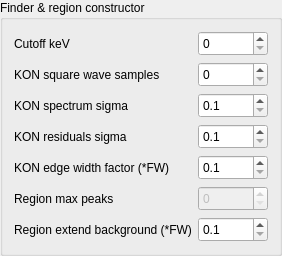
         <widget class="QGroupBox" name="groupBox">
          <property name="enabled">
           <bool>true</bool>
          </property>
          <property name="title">
           <string>Finder &amp;&amp; region constructor</string>
          </property>
          <layout class="QGridLayout" name="gridLayout">
           <item row="0" column="0">
            <layout class="QHBoxLayout" name="horizontalLayout">
             <item>
              <widget class="QLabel" name="label">
               <property name="minimumSize">
                <size>
                 <width>0</width>
                 <height>25</height>
                </size>
               </property>
               <property name="maximumSize">
                <size>
                 <width>16777215</width>
                 <height>25</height>
                </size>
               </property>
               <property name="text">
                <string>Cutoff keV</string>
               </property>
              </widget>
             </item>
             <item>
              <widget class="QSpinBox" name="spinFinderCutoffKeV">
               <property name="minimumSize">
                <size>
                 <width>70</width>
                 <height>25</height>
                </size>
               </property>
               <property name="maximumSize">
                <size>
                 <width>70</width>
                 <height>25</height>
                </size>
               </property>
               <property name="maximum">
                <number>3000</number>
               </property>
               <property name="singleStep">
                <number>5</number>
               </property>
              </widget>
             </item>
            </layout>
           </item>
           <item row="1" column="0">
            <layout class="QHBoxLayout" name="horizontalLayout_2">
             <item>
              <widget class="QLabel" name="label_2">
               <property name="minimumSize">
                <size>
                 <width>0</width>
                 <height>25</height>
                </size>
               </property>
               <property name="maximumSize">
                <size>
                 <width>16777215</width>
                 <height>25</height>
                </size>
               </property>
               <property name="text">
                <string>KON square wave samples</string>
               </property>
              </widget>
             </item>
             <item>
              <widget class="QSpinBox" name="spinKONwidth">
               <property name="minimumSize">
                <size>
                 <width>70</width>
                 <height>25</height>
                </size>
               </property>
               <property name="maximumSize">
                <size>
                 <width>70</width>
                 <height>25</height>
                </size>
               </property>
              </widget>
             </item>
            </layout>
           </item>
           <item row="2" column="0">
            <layout class="QHBoxLayout" name="horizontalLayout_3">
             <item>
              <widget class="QLabel" name="label_3">
               <property name="minimumSize">
                <size>
                 <width>0</width>
                 <height>25</height>
                </size>
               </property>
               <property name="maximumSize">
                <size>
                 <width>16777215</width>
                 <height>25</height>
                </size>
               </property>
               <property name="text">
                <string>KON spectrum sigma</string>
               </property>
              </widget>
             </item>
             <item>
              <widget class="QDoubleSpinBox" name="doubleKONsigmaSpectrum">
               <property name="minimumSize">
                <size>
                 <width>70</width>
                 <height>25</height>
                </size>
               </property>
               <property name="maximumSize">
                <size>
                 <width>70</width>
                 <height>25</height>
                </size>
               </property>
               <property name="decimals">
                <number>1</number>
               </property>
               <property name="minimum">
                <double>0.100000000000000</double>
               </property>
               <property name="singleStep">
                <double>0.100000000000000</double>
               </property>
              </widget>
             </item>
            </layout>
           </item>
           <item row="3" column="0">
            <layout class="QHBoxLayout" name="horizontalLayout_4">
             <item>
              <widget class="QLabel" name="label_4">
               <property name="minimumSize">
                <size>
                 <width>0</width>
                 <height>25</height>
                </size>
               </property>
               <property name="maximumSize">
                <size>
                 <width>16777215</width>
                 <height>25</height>
                </size>
               </property>
               <property name="text">
                <string>KON residuals sigma</string>
               </property>
              </widget>
             </item>
             <item>
              <widget class="QDoubleSpinBox" name="doubleKONsigmaResid">
               <property name="minimumSize">
                <size>
                 <width>70</width>
                 <height>25</height>
                </size>
               </property>
               <property name="maximumSize">
                <size>
                 <width>70</width>
                 <height>25</height>
                </size>
               </property>
               <property name="decimals">
                <number>1</number>
               </property>
               <property name="minimum">
                <double>0.100000000000000</double>
               </property>
               <property name="singleStep">
                <double>0.100000000000000</double>
               </property>
              </widget>
             </item>
            </layout>
           </item>
           <item row="5" column="0">
            <layout class="QHBoxLayout" name="horizontalLayout_5">
             <item>
              <widget class="QLabel" name="label_5">
               <property name="minimumSize">
                <size>
                 <width>0</width>
                 <height>25</height>
                </size>
               </property>
               <property name="maximumSize">
                <size>
                 <width>16777215</width>
                 <height>25</height>
                </size>
               </property>
               <property name="text">
                <string>Region max peaks</string>
               </property>
              </widget>
             </item>
             <item>
              <widget class="QSpinBox" name="spinRegionMaxPeaks">
               <property name="enabled">
                <bool>false</bool>
               </property>
               <property name="minimumSize">
                <size>
                 <width>70</width>
                 <height>25</height>
                </size>
               </property>
               <property name="maximumSize">
                <size>
                 <width>70</width>
                 <height>25</height>
                </size>
               </property>
              </widget>
             </item>
            </layout>
           </item>
           <item row="7" column="0">
            <layout class="QHBoxLayout" name="horizontalLayout_7">
             <item>
              <widget class="QLabel" name="label_7">
               <property name="minimumSize">
                <size>
                 <width>0</width>
                 <height>25</height>
                </size>
               </property>
               <property name="maximumSize">
                <size>
                 <width>16777215</width>
                 <height>25</height>
                </size>
               </property>
               <property name="text">
                <string>Region extend background (*FW)</string>
               </property>
              </widget>
             </item>
             <item>
              <widget class="QDoubleSpinBox" name="doubleRegionExtendBackground">
               <property name="minimumSize">
                <size>
                 <width>70</width>
                 <height>25</height>
                </size>
               </property>
               <property name="maximumSize">
                <size>
                 <width>70</width>
                 <height>25</height>
                </size>
               </property>
               <property name="decimals">
                <number>1</number>
               </property>
               <property name="minimum">
                <double>0.100000000000000</double>
               </property>
               <property name="maximum">
                <double>10.000000000000000</double>
               </property>
               <property name="singleStep">
                <double>0.100000000000000</double>
               </property>
              </widget>
             </item>
            </layout>
           </item>
           <item row="4" column="0">
            <layout class="QHBoxLayout" name="horizontalLayout_6">
             <item>
              <widget class="QLabel" name="label_6">
               <property name="minimumSize">
                <size>
                 <width>0</width>
                 <height>25</height>
                </size>
               </property>
               <property name="maximumSize">
                <size>
                 <width>16777215</width>
                 <height>25</height>
                </size>
               </property>
               <property name="text">
                <string>KON edge width factor (*FW)</string>
               </property>
              </widget>
             </item>
             <item>
              <widget class="QDoubleSpinBox" name="doubleKONEdgeWidthFactor">
               <property name="minimumSize">
                <size>
                 <width>70</width>
                 <height>25</height>
                </size>
               </property>
               <property name="maximumSize">
                <size>
                 <width>70</width>
                 <height>25</height>
                </size>
               </property>
               <property name="decimals">
                <number>1</number>
               </property>
               <property name="minimum">
                <double>0.100000000000000</double>
               </property>
               <property name="maximum">
                <double>10.000000000000000</double>
               </property>
               <property name="singleStep">
                <double>0.100000000000000</double>
               </property>
              </widget>
             </item>
            </layout>
           </item>
          </layout>
         </widget>
